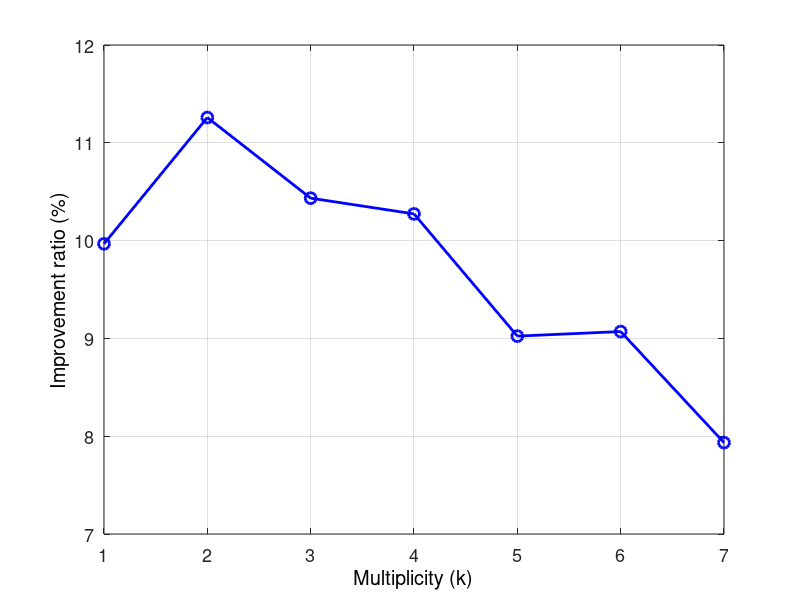

Reproduce this figure in MATLAB.
clear;
close all;
indepBits = 1928407;

%DSk1 = [1750584 1719049 1718738 1746524 1764679 ...
%        1761940 1737807 1728894 1714332 1717130];
%DSk2 = [1745383 1729150 1749820 1777905 1747906 ...
%        1756602 1772214 1745731 1742641 1760596];
%DSk3 = [1786357 1693237 1786568 1735921 1733557 ...
%        1737140 1740269 1774170 1772403 1726872];
%DSk4 = [1736623 1799625 1721553 1720608 1731661 ...
%        1760969 1776667 1763519 1748650 1794719];
%DSk5 = [1691077 1772938 1768045 1737891 1740287 ...
%        1789106 1735188 1753471 1706234 1795443];

DSk1 = 1736200;
DSk2 = 1711300;
DSk3 = 1727200;
DSk4 = 1730300;
DSk5 = 1754400;
DSk6 = 1753500;
DSk7 = 1775400;

fg = 1;
figure(fg);
OverlappedTime = [1 2 3 4 5 6 7];
improveRatio = zeros(2,7);
improveRatio(1,:) = [0.0913 0.1014 0.0935 0.0717 0.0613 0.0637 0.0569];
for i=1:7
    eval(['improveRatio(2,' num2str(i) ')=(indepBits-DSk' num2str(i) ')/indepBits;']);
end
%ln(1) = line(OverlappedTime(:), 100*improveRatio(1,:),'Marker','o','LineWidth',2,'MarkerFaceColor','none','MarkerSize',8,'color','r');
ln(2) = line(OverlappedTime(:), 100*improveRatio(2,:),'Marker','o','LineWidth',2,'MarkerFaceColor','none','MarkerSize',8,'color','b');
%end
%set(gca, 'YLim', [0.8 1.2]);
xlabel('Multiplicity (k)','FontSize',13,'Color','k');
ylabel('Improvement ratio (%)','FontSize',13,'Color','k');
%legend('Graph algorithm','location','NorthEast');
set(gca,'fontsize',13);
grid on;
box on;